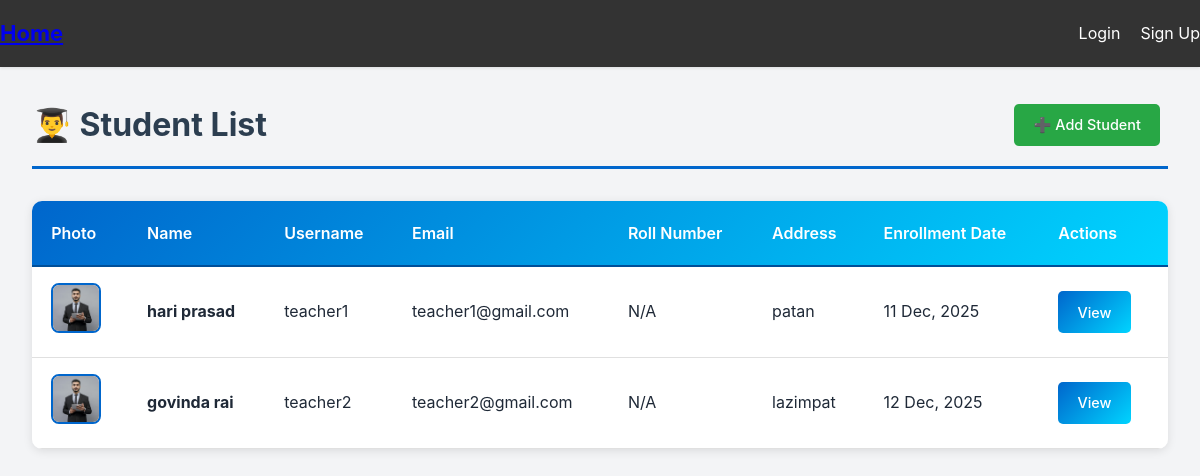
Before: /teacher_list/ with the older database file.
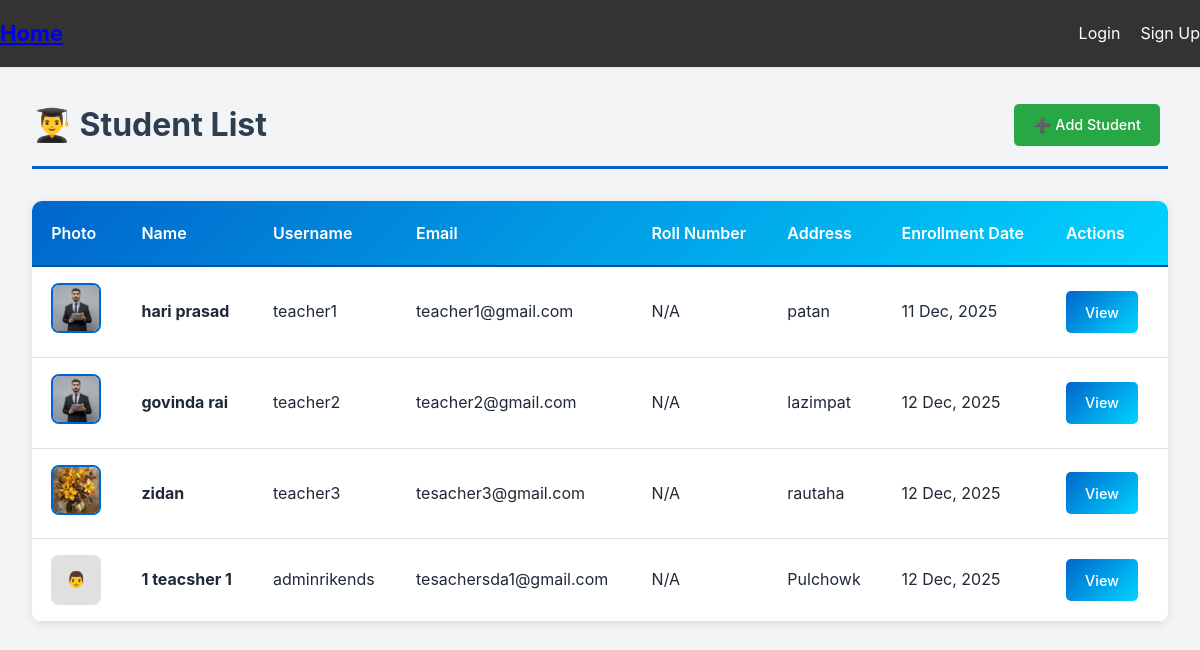
After: the same page with the newer database file.
### base/models.py (models this page shows, shortened)
class CustomUser(AbstractUser):
    USER_TYPE_CHOICES = (
        ('admin', 'Admin'),
        ('teacher', 'Teacher'),
        ('student', 'Student'),
        ('staff', 'Staff'),
    )
    name = models.CharField(max_length=255, blank=True)
    roll_number = models.IntegerField(blank=True, null=True)
    address = models.CharField(max_length=255)
    enrollment_date = models.DateField(auto_now_add=True)
    user_type = models.CharField(max_length=10, choices=USER_TYPE_CHOICES)
    email = models.EmailField(unique=True)
    image = models.ImageField(upload_to='user_image/', blank=True, null=True)

### base/views.py (the view)
# urls.py: path('teacher_list/', views.teacher_list, name='teacher_list'),
def teacher_list(request):
    teachers = CustomUser.objects.filter(user_type='teacher')
    return render(request, 'teacher_list.html', {'teachers': teachers})

### templates/teacher_list.html (shortened to what this page needs)
{% extends 'base.html' %}
{% load static %}
{% block content %}
<div class="container">
    <div class="header">
        <h1>👨‍🎓 Student List</h1>
        <a href="{% url 'add_teacher' %}" class="btn btn-success">
            ➕ Add Student
        </a>
    </div>
    {% if teachers %}
    <div class="table-wrapper">
        <table class="custom-table">
            <thead>
                <tr>
                    <th>Photo</th>
                    <th>Name</th>
                    <th>Username</th>
                    <th>Email</th>
                    <th>Roll Number</th>
                    <th>Address</th>
                    <th>Enrollment Date</th>
                    <th>Actions</th>
                </tr>
            </thead>
            <tbody>
                {% for t in teachers %}
                <tr>
                    <td>
                        {% if t.image %}
                            <img src="{{ t.image.url }}" class="table-img" alt="Student Photo">
                        {% else %}
                            <div style="width: 50px; height: 50px; background: #e0e0e0; border-radius: 8px; display: flex; align-items: center; justify-content: center; color: #7f8c8d;">
                                👨
                            </div>
                        {% endif %}
                    </td>
                    <td><strong>{{ t.name }}</strong></td>
                    <td>{{ t.username }}</td>
                    <td>{{ t.email }}</td>
                    <td>{{ t.roll_number|default:"N/A" }}</td>
                    <td>{{ t.address }}</td>
                    <td>{{ t.enrollment_date|date:"d M, Y" }}</td>
                    <td>
                        <a href="{% url 'teacher_detail' t.id %}" class="btn btn-primary">View</a>
                    </td>
                </tr>
                {% endfor %}
            </tbody>
        </table>
    </div>
    {% endif %}
</div>
{% endblock %}

Changed rows visible on the page:
added CustomUser: image (picture), name "zidan", username "teacher3", email "tesacher3@gmail.com", roll_number "N/A", address "rautaha", enrollment_date "12 Dec, 2025"
added CustomUser: name "1 teacsher 1", username "adminrikends", email "tesachersda1@gmail.com", roll_number "N/A", address "Pulchowk", enrollment_date "12 Dec, 2025"
